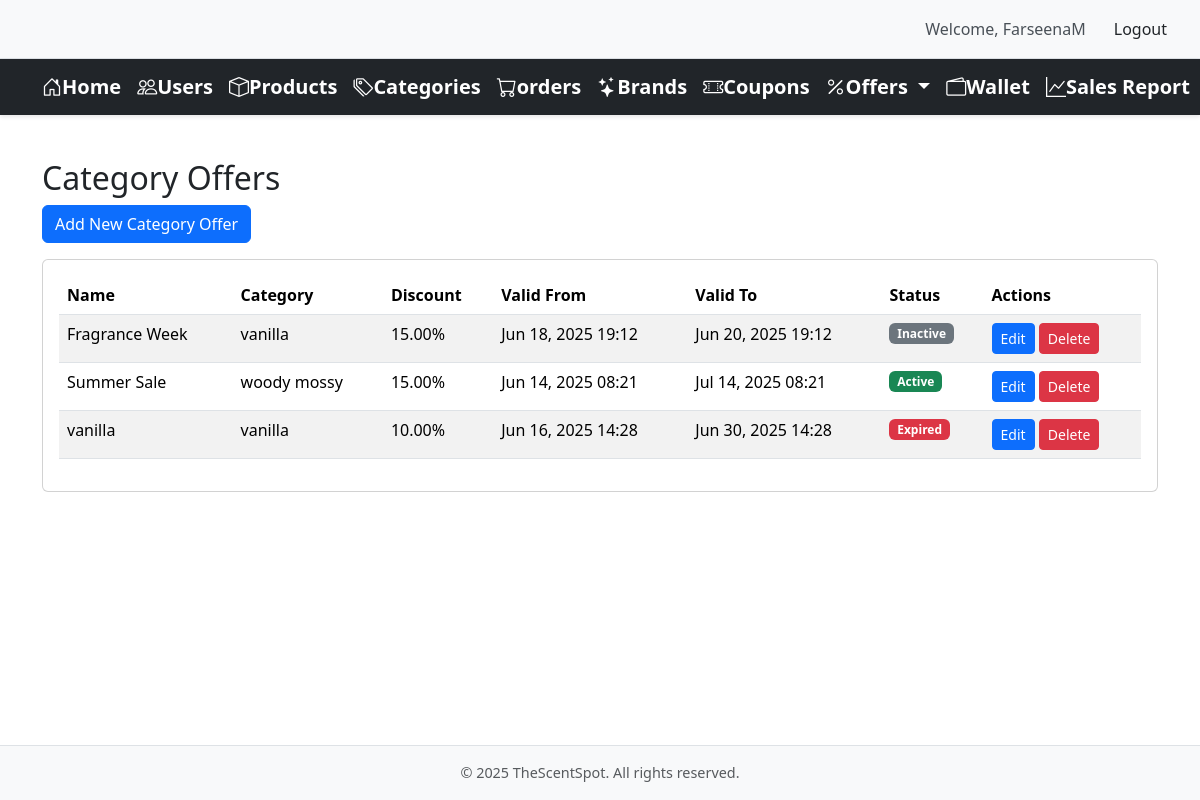
Screenshot of /adminhome/offers/category/ (signed in) with the database file from the repository.
### core/models/offer.py (models this page shows, shortened)
class Offer(models.Model):
    name = models.CharField(max_length=100)
    discount_percentage = models.DecimalField(
        max_digits=5,
        decimal_places=2,
        validators=[MinValueValidator(0), MaxValueValidator(100)]
    )
    valid_from = models.DateTimeField()
    valid_to = models.DateTimeField()
    active = models.BooleanField(default=True)
    class Meta:
        abstract = True

class CategoryOffer(Offer):
    category = models.ForeignKey(Category, on_delete=models.CASCADE, related_name='offers')

### core/models/category.py (models this page shows, shortened)
class Category(models.Model):
    id = models.AutoField(primary_key=True)
    name = models.CharField(max_length=100, null = True)
    description = models.TextField(null=True, blank=True)

### adminoperations/views.py (the view)
# urls.py: path('adminhome/offers/category/', views.CategoryOfferListView.as_view(), name='category_offer_list'),
class CategoryOfferListView(StaffRequiredMixin, ListView):
    model = CategoryOffer
    template_name = 'adminoperations/category_offer_list.html'
    context_object_name = 'offers'
    def get_context_data(self, **kwargs):
        context = super().get_context_data(**kwargs)
        now = timezone.now()
        for offer in context['offers']:
            if not offer.active:
                offer.status = "Inactive"
            elif now < offer.valid_from:
                offer.status = "Scheduled"
            elif now > offer.valid_to:
                offer.status = "Expired"
            else:
                offer.status = "Active"
        return context

### adminoperations/views.py (called while the page is built)
    def dispatch(self, request, *args, **kwargs):
        if not request.user.is_staff:
            messages.error(request, "You don't have permission to access this page.")
            return redirect('main')  # Redirect to main page if not staff
        return super().dispatch(request, *args, **kwargs)

### adminoperations/templates/adminoperations/category_offer_list.html
{% extends 'adminoperations/admin_base.html' %}
{% block content %}
<div class="container mt-4">
    <h2>Category Offers</h2>
    <div class="d-flex justify-content-between mb-3">
        <div>
            <a href="{% url 'category_offer_create' %}" class="btn btn-primary">Add New Category Offer</a>
        </div>
    </div>
    <div class="card">
        <div class="card-body">
            <div class="table-responsive">
                <table class="table table-striped">
                    <thead>
                        <tr>
                            <th>Name</th>
                            <th>Category</th>
                            <th>Discount</th>
                            <th>Valid From</th>
                            <th>Valid To</th>
                            <th>Status</th>
                            <th>Actions</th>
                        </tr>
                    </thead>
                    <tbody>
                        {% for offer in offers %}
                        <tr>
                            <td>{{ offer.name }}</td>
                            <td>{{ offer.category.name }}</td>
                            <td>{{ offer.discount_percentage }}%</td>
                            <td>{{ offer.valid_from|date:"M d, Y H:i" }}</td>
                            <td>{{ offer.valid_to|date:"M d, Y H:i" }}</td>
                            <td>
                                <span class="badge {% if offer.status == 'Active' %}bg-success{% elif offer.status == 'Scheduled' %}bg-info{% elif offer.status == 'Expired' %}bg-danger{% else %}bg-secondary{% endif %}">
                                    {{ offer.status }}
                                </span>
                            </td>
                            <td>
                                <a href="{% url 'category_offer_update' offer.id %}" class="btn btn-sm btn-primary">Edit</a>
                                <a href="{% url 'category_offer_delete' offer.id %}" class="btn btn-sm btn-danger">Delete</a>
                            </td>
                        </tr>
                        {% empty %}
                        <tr>
                            <td colspan="7" class="text-center">No category offers found</td>
                        </tr>
                        {% endfor %}
                    </tbody>
                </table>
            </div>
        </div>
    </div>
</div>
{% endblock %}

### adminoperations/templates/adminoperations/admin_base.html (shortened to what this page needs)
{% load static %}
{% block css%}
    <link href="{% static 'adminoperations/css/admin_base.css' %}" rel="stylesheet" type="text/css">
{% endblock %}
<!DOCTYPE html>
<html lang="en">
<head>
    <link href="https://cdn.jsdelivr.net/npm/bootstrap@5.3.2/dist/css/bootstrap.min.css"
          rel="stylesheet"
>
    <link rel="stylesheet"
          href="https://cdn.jsdelivr.net/npm/bootstrap-icons@1.11.1/font/bootstrap-icons.css">
</head>
<body>
    {% if user.is_authenticated and user.is_staff %}
    <div class="logout-section" background-color=" #f8f9fa", padding="10px 20px", display="flex", justify-content="flex-end", align-items= "center", border-bottom="1px solid #dee2e6">
        <span>Welcome, {{ user.username }}</span>
        <form method="post" action="{% url 'admin_logout' %}" class="logout-form" margin-right="15px",color= " #495057", font-weight= "500">
            <button type="submit" class="btn btn-logout" background-color=" #dc3545", color= "white", border= "none", padding= "5px 15px", border-radius= "4px", transition= "background-color 0.3s ease" >Logout</button>
        </form>
    </div>
    {% endif %}
    <nav class="navbar navbar-expand-lg navbar-dark bg-dark">
        <div class="container">
            <a class="navbar-brand" href="{% url 'admin_home' %}">
                <i class="bi bi-house-door"></i>Home</a>
            <a class="navbar-brand" href="{% url 'user_list' %}">
                <i class="bi bi-people"></i>Users</a>
            <a class="navbar-brand" href="{% url 'product_list' %}">
                <i class="bi bi-box"></i>Products</a>
            <a class="navbar-brand" href="{% url 'category_list' %}">
                <i class="bi bi-tags"></i>Categories</a>
            <a class="navbar-brand" href="{% url 'admin_order_list' %}">
                <i class="bi bi-cart"></i>orders</a>
            <a class="navbar-brand" href="{% url 'brand_list' %}">
                <i class="bi bi-stars"></i>Brands</a>
            <a class="navbar-brand" href="{% url 'coupon_list' %}">
                <i class="bi bi-ticket-perforated"></i>Coupons</a>
            <div class="dropdown d-inline">
                <a class="navbar-brand dropdown-toggle" href="#" role="button" id="offersDropdown" data-bs-toggle="dropdown" aria-expanded="false">
                    <i class="bi bi-percent"></i>Offers
                </a>
            </div>
            <a class="navbar-brand" href="{% url 'admin_wallet_list' %}">
                <i class="bi bi-wallet2"></i>Wallet</a>
            <a class="navbar-brand" href="{% url 'sales_report' %}">
                <i class="bi bi-graph-up"></i>Sales Report</a>
        </div>
    </nav>
    <main>
        {% block content %}
        {% endblock %}
    </main>
    <footer class="footer mt-auto py-3 bg-light">
        <div class="container text-center">
            <span class="text-muted">© {% now "Y" %} TheScentSpot. All rights reserved.</span>
        </div>
    </footer>
</body>
</html>

### adminoperations/static/adminoperations/css/admin_base.css (style rules this page uses)
body { min-height: 100vh; display: flex; flex-direction: column; }
main { flex: 1 0 auto; padding: 20px 0; }
.logout-section { background-color: #f8f9fa; padding: 10px 20px; display: flex; justify-content: flex-end; align-items: center; border-bottom: 1px solid #dee2e6; }
.logout-section span { margin-right: 15px; color: #495057; font-weight: 500; }
.logout-form { margin: 0; }
.btn-logout { background-color: #dc3545; color: white; border: none; padding: 5px 15px; border-radius: 4px; transition: background-color 0.3s ease; }
.navbar { padding: 1rem 0; box-shadow: 0 2px 4px rgba(0,0,0,0.1); }
.navbar-brand { font-size: 1.5rem; font-weight: bold; }
.footer { background-color: #f8f9fa !important; border-top: 1px solid #dee2e6; padding: 1rem 0; }
.footer .text-muted { font-size: 0.9rem; }

### rows the page displays
CategoryOffer: name "Fragrance Week", category.name "vanilla", discount_percentage "15.00", valid_from "Jun 18, 2025 19:12", valid_to "Jun 20, 2025 19:12", status "Inactive"
CategoryOffer: name "Summer Sale", category.name "woody mossy", discount_percentage "15.00", valid_from "Jun 14, 2025 08:21", valid_to "Jul 14, 2025 08:21", status "Active"
CategoryOffer: name "vanilla", category.name "vanilla", discount_percentage "10.00", valid_from "Jun 16, 2025 14:28", valid_to "Jun 30, 2025 14:28", status "Expired"

### other values shown
{{ user.username }} "FarseenaM"
